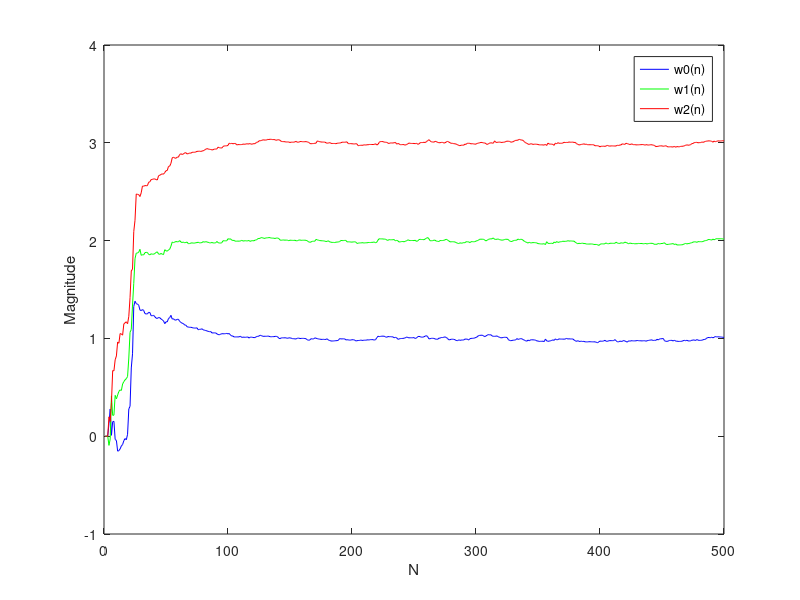
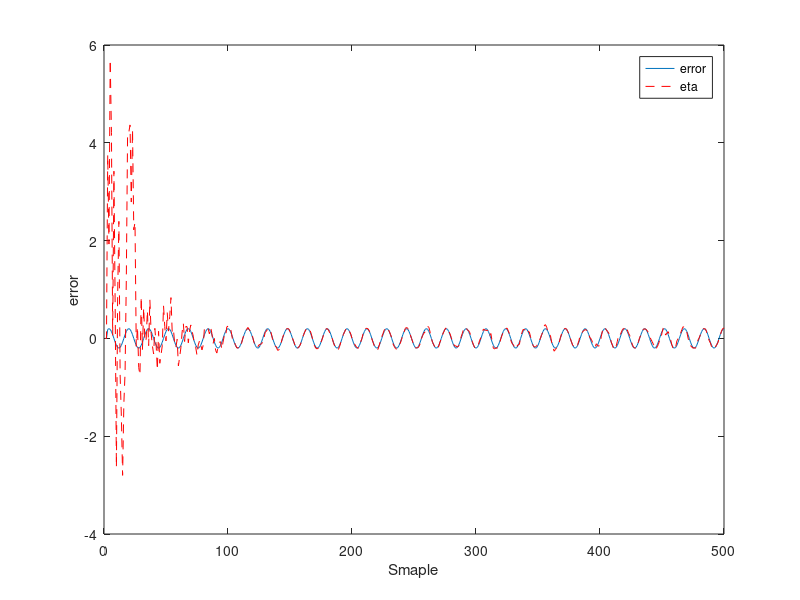

Write the MATLAB code that produced these figures, in order.
clc;
clear ;
close all;
c=[1,2,3];
 
N=500;
x_n=randn(1,N);
d=conv(x_n,c);
d=d(1:N);
mu=0.02;
w = zeros(3,3);
 
 
% LMS Algorithm implementation
 
for i=3:N
    y_n(i)=w(1,i)*x_n(i)+w(2,i)*x_n(i-1)+w(3,i)*x_n(i-2);
    eta(i)=0.2*sin(2*pi*i/16);
    e_n(i)=d(i)+eta(i)-y_n(i);
    w(1,i+1)=w(1,i)+2*mu*e_n(i)*x_n(i);
    w(2,i+1)=w(2,i)+2*mu*e_n(i)*x_n(i-1);
    w(3,i+1)=w(3,i)+2*mu*e_n(i)*x_n(i-2);
end
 

j=1:N;
figure(1);
plot(j,w(1,j),'b-',j,w(2,j),'g',j,w(3,j),'r');
legend('w0(n)','w1(n)','w2(n)');
xlabel('N');
ylabel('Magnitude');
 
% Display the result
%display('The output for N=500');
w=[w(1,i+1),w(2,i+1),w(3,i+1)]
 
i=1:500; 
figure(2); 
plot(i,eta(i),i,e_n(i),'--r'); 
legend('error','eta'); 
xlabel('Smaple'); 
ylabel('error') 

